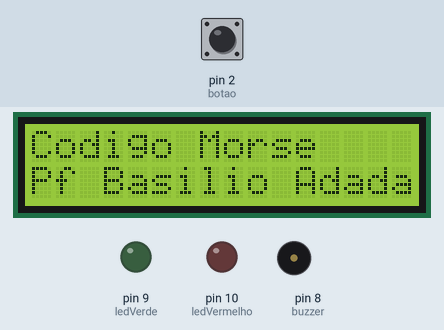
Bench run of a sketch on a simulated Arduino Uno, built with avr-gcc and run on an emulated ATmega328P. Parts: 16×2 character LCD, output pins drawn as LEDs (lit = HIGH), buzzer (waves = sounding). The test bench sets the inputs (shaded band); at power-on: pin 2 (botao) HIGH.

Above: at 1.2 s.
1.3 s: pin 2 (botao) pulled LOW for 0.15 s
At 3.0 s:
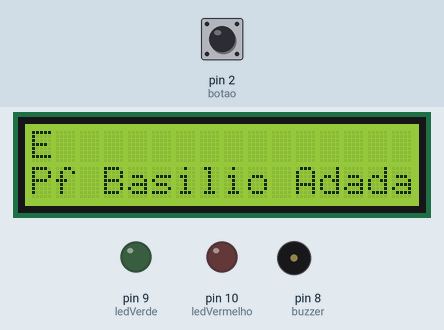
4.1 s: pin 2 (botao) pulled LOW for 1 s
At 7.8 s:
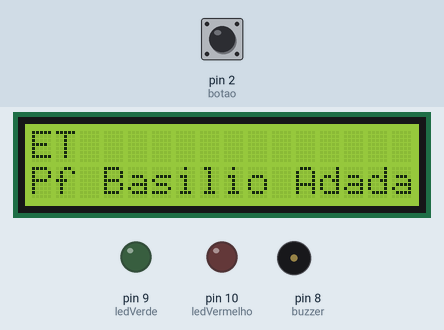
8.1 s: pin 2 (botao) pulled LOW for 0.15 s
At 10.6 s:
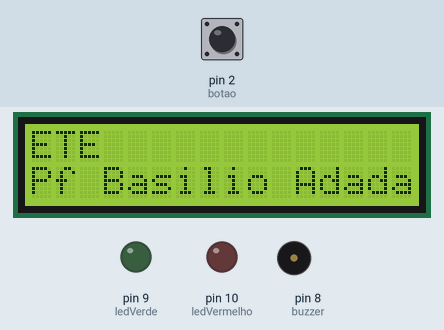
10.9 s: pin 2 (botao) pulled LOW for 3.2 s
At 16.0 s:
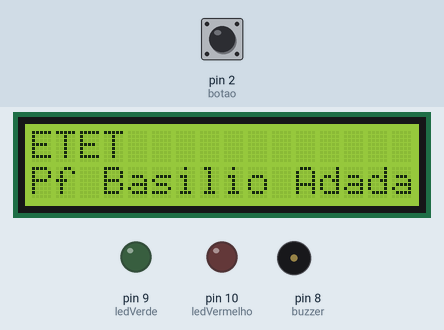
17.1 s: pin 2 (botao) pulled LOW for 0.15 s
At 18.7 s:
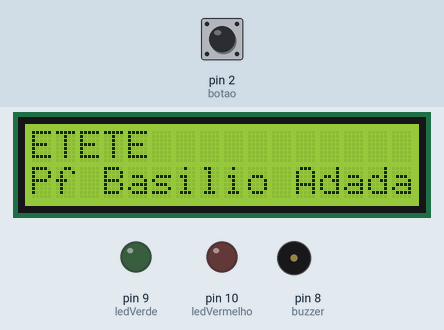
19.9 s: pin 2 (botao) pulled LOW for 1 s
At 23.7 s:
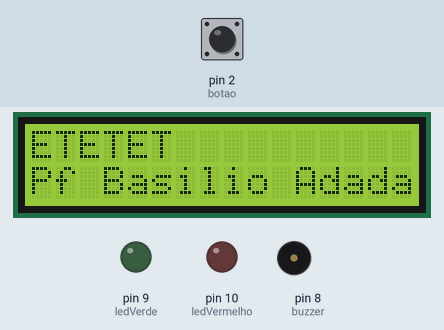
Timing chart, 0 to 24.9 s (numbered marks = the images above; inputs shaded):
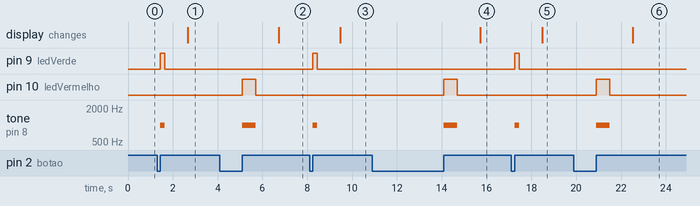

The sketch:

sketch_morse_displayi2c.ino
```cpp
#include <Wire.h>
#include <LiquidCrystal_I2C.h>

LiquidCrystal_I2C lcd(0x27, 16, 2); // Endereço pode ser 0x27 ou 0x3F

const int botao = 2;
const int buzzer = 8;
const int ledVerde = 9;
const int ledVermelho = 10;

unsigned long tempoPressionado;
unsigned long ultimaAcao;
String morse = "";
String mensagem = "";

// Tabela Morse simplificada (A–Z)
String letras[] = {".-", "-...", "-.-.", "-..", ".", "..-.", "--.", "....", "..",
                   ".---", "-.-", ".-..", "--", "-.", "---", ".--.", "--.-", ".-.",
                   "...", "-", "..-", "...-", ".--", "-..-", "-.--", "--.."};

char alfabeto[] = {'A','B','C','D','E','F','G','H','I','J','K','L','M',
                   'N','O','P','Q','R','S','T','U','V','W','X','Y','Z'};

void setup() {
  pinMode(botao, INPUT_PULLUP);
  pinMode(buzzer, OUTPUT);
  pinMode(ledVerde, OUTPUT);
  pinMode(ledVermelho, OUTPUT);

  lcd.init();
  lcd.backlight();

  // Primeira linha inicial
  lcd.setCursor(0,0);
  lcd.print("Codigo Morse");

  // Segunda linha fixa
  lcd.setCursor(0,1);
  lcd.print("Pf Basilio Adada");
}

void loop() {
  if (digitalRead(botao) == LOW) {
    tempoPressionado = millis();
    while (digitalRead(botao) == LOW);
    tempoPressionado = millis() - tempoPressionado;

    if (tempoPressionado < 300) {
      morse += ".";
      tone(buzzer, 1000, 200); // som curto
      digitalWrite(ledVerde, HIGH);
      delay(200);
      digitalWrite(ledVerde, LOW);
    } else {
      morse += "-";
      tone(buzzer, 1000, 600); // som longo
      digitalWrite(ledVermelho, HIGH);
      delay(600);
      digitalWrite(ledVermelho, LOW);
    }
    ultimaAcao = millis();
  }

  // Pausa entre letras
  if (morse.length() > 0 && millis() - ultimaAcao > 1000) {
    for (int i=0; i<26; i++) {
      if (morse == letras[i]) {
        mensagem += alfabeto[i];
        break;
      }
    }
    lcd.clear();
    lcd.setCursor(0,0);
    lcd.print(mensagem);

    // Mantém a segunda linha fixa
    lcd.setCursor(0,1);
    lcd.print("Pf Basilio Adada");

    morse = "";
  }

  // Pausa longa entre palavras
  if (mensagem.length() > 0 && millis() - ultimaAcao > 3000) {
    mensagem += " ";
    lcd.clear();
    lcd.setCursor(0,0);
    lcd.print(mensagem);

    // Mantém a segunda linha fixa
    lcd.setCursor(0,1);
    lcd.print("Pf Basilio Adada");

    ultimaAcao = millis();
  }
}
```

Measured:
- after the input at 1.3 s, pin 9 (ledVerde): LOW → HIGH after 0.15 s, → LOW 0.20 s later; tone on pin 8 (buzzer): silent → 1000 Hz after 0.15 s, → silent 0.20 s later; the display: changes after 1.4 s (image 1)
- after the input at 4.1 s, pin 10 (ledVermelho): LOW → HIGH after 1.0 s, → LOW 0.60 s later; tone on pin 8 (buzzer): silent → 1000 Hz after 1.0 s, → silent 0.60 s later; the display: changes after 2.6 s (image 2)
- after the input at 8.1 s, pin 9 (ledVerde): LOW → HIGH after 0.15 s, → LOW 0.20 s later; tone on pin 8 (buzzer): silent → 1000 Hz after 0.15 s, → silent 0.20 s later; the display: changes after 1.4 s (image 3)
- after the input at 10.9 s, pin 10 (ledVermelho): LOW → HIGH after 3.2 s, → LOW 0.60 s later; tone on pin 8 (buzzer): silent → 1000 Hz after 3.2 s, → silent 0.60 s later; the display: changes after 4.8 s (image 4)
- after the input at 17.1 s, pin 9 (ledVerde): LOW → HIGH after 0.15 s, → LOW 0.20 s later; tone on pin 8 (buzzer): silent → 1000 Hz after 0.15 s, → silent 0.20 s later; the display: changes after 1.4 s (image 5)
- after the input at 19.9 s, pin 10 (ledVermelho): LOW → HIGH after 1.0 s, → LOW 0.60 s later; tone on pin 8 (buzzer): silent → 1000 Hz after 1.0 s, → silent 0.60 s later; the display: changes after 2.6 s (image 6)
